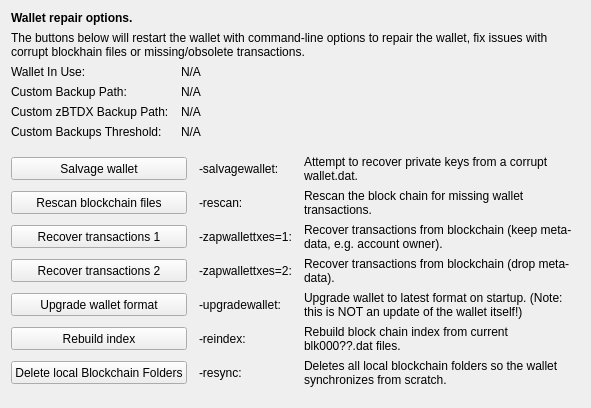
     <widget class="QWidget" name="tab_repair">
      <attribute name="title">
       <string>&amp;Wallet Repair</string>
      </attribute>
      <layout class="QGridLayout" name="gridLayout_4" columnstretch="0,0,0,0">
       <property name="horizontalSpacing">
        <number>12</number>
       </property>
       <item row="0" column="0" colspan="4">
        <widget class="QLabel" name="label_repair_header">
         <property name="font">
          <font>
           <weight>75</weight>
           <bold>true</bold>
          </font>
         </property>
         <property name="text">
          <string>Wallet repair options.</string>
         </property>
        </widget>
       </item>
       <item row="1" column="0" colspan="4">
        <widget class="QLabel" name="label_repair_helptext">
         <property name="font">
          <font>
           <weight>50</weight>
           <bold>false</bold>
          </font>
         </property>
         <property name="text">
          <string>The buttons below will restart the wallet with command-line options to repair the wallet, fix issues with corrupt blockhain files or missing/obsolete transactions.</string>
         </property>
         <property name="wordWrap">
          <bool>true</bool>
         </property>
        </widget>
       </item>
       <item row="2" column="0">
        <widget class="QLabel" name="wallet_path_label">
         <property name="text">
          <string>Wallet In Use:</string>
         </property>
        </widget>
       </item>
       <item row="2" column="1" colspan="3">
        <widget class="QLabel" name="wallet_path">
         <property name="cursor">
          <cursorShape>IBeamCursor</cursorShape>
         </property>
         <property name="text">
          <string>N/A</string>
         </property>
         <property name="textFormat">
          <enum>Qt::PlainText</enum>
         </property>
         <property name="textInteractionFlags">
          <set>Qt::LinksAccessibleByMouse|Qt::TextSelectableByKeyboard|Qt::TextSelectableByMouse</set>
         </property>
        </widget>
       </item>
       <item row="3" column="0">
        <widget class="QLabel" name="wallet_custombackuppath_label">
         <property name="visible">
          <bool>false</bool>
         </property>
         <property name="text">
          <string>Custom Backup Path:</string>
         </property>
        </widget>
       </item>
       <item row="3" column="1" colspan="3">
        <widget class="QLabel" name="wallet_custombackuppath">
         <property name="cursor">
          <cursorShape>IBeamCursor</cursorShape>
         </property>
         <property name="visible">
          <bool>false</bool>
         </property>
         <property name="text">
          <string>N/A</string>
         </property>
         <property name="textFormat">
          <enum>Qt::PlainText</enum>
         </property>
         <property name="textInteractionFlags">
          <set>Qt::LinksAccessibleByMouse|Qt::TextSelectableByKeyboard|Qt::TextSelectableByMouse</set>
         </property>
        </widget>
       </item>
       <item row="4" column="0">
        <widget class="QLabel" name="wallet_customzpivbackuppath_label">
         <property name="visible">
          <bool>false</bool>
         </property>
         <property name="text">
          <string>Custom zBTDX Backup Path:</string>
         </property>
        </widget>
       </item>
       <item row="4" column="1" colspan="3">
        <widget class="QLabel" name="wallet_customzpivbackuppath">
         <property name="cursor">
          <cursorShape>IBeamCursor</cursorShape>
         </property>
         <property name="visible">
          <bool>false</bool>
         </property>
         <property name="text">
          <string>N/A</string>
         </property>
         <property name="textFormat">
          <enum>Qt::PlainText</enum>
         </property>
         <property name="textInteractionFlags">
          <set>Qt::LinksAccessibleByMouse|Qt::TextSelectableByKeyboard|Qt::TextSelectableByMouse</set>
         </property>
        </widget>
       </item>
       <item row="5" column="0">
        <widget class="QLabel" name="wallet_custombackupthreshold_label">
         <property name="visible">
          <bool>false</bool>
         </property>
         <property name="text">
          <string>Custom Backups Threshold:</string>
         </property>
        </widget>
       </item>
       <item row="5" column="1" colspan="3">
        <widget class="QLabel" name="wallet_custombackupthreshold">
         <property name="cursor">
          <cursorShape>IBeamCursor</cursorShape>
         </property>
         <property name="visible">
          <bool>false</bool>
         </property>
         <property name="text">
          <string>N/A</string>
         </property>
         <property name="textFormat">
          <enum>Qt::PlainText</enum>
         </property>
         <property name="textInteractionFlags">
          <set>Qt::LinksAccessibleByMouse|Qt::TextSelectableByKeyboard|Qt::TextSelectableByMouse</set>
         </property>
        </widget>
       </item>
       <item row="6" column="0">
        <spacer name="verticalSpacer_repair1">
         <property name="orientation">
          <enum>Qt::Vertical</enum>
         </property>
         <property name="sizeHint" stdset="0">
          <size>
           <width>10</width>
           <height>10</height>
          </size>
         </property>
        </spacer>
       </item>
       <item row="7" column="0" colspan="2">
        <widget class="QPushButton" name="btn_salvagewallet">
         <property name="minimumSize">
          <size>
           <width>100</width>
           <height>23</height>
          </size>
         </property>
         <property name="text">
          <string>Salvage wallet</string>
         </property>
        </widget>
       </item>
       <item row="7" column="2">
        <widget class="QLabel" name="label_repair_salvage_command">
         <property name="text">
          <string notr="true">-salvagewallet:</string>
         </property>
        </widget>
       </item>
       <item row="7" column="3">
        <widget class="QLabel" name="label_repair_salvage">
         <property name="text">
          <string>Attempt to recover private keys from a corrupt wallet.dat.</string>
         </property>
         <property name="wordWrap">
          <bool>true</bool>
         </property>
        </widget>
       </item>
       <item row="8" column="0" colspan="2">
        <widget class="QPushButton" name="btn_rescan">
         <property name="minimumSize">
          <size>
           <width>100</width>
           <height>23</height>
          </size>
         </property>
         <property name="text">
          <string>Rescan blockchain files</string>
         </property>
        </widget>
       </item>
       <item row="8" column="2">
        <widget class="QLabel" name="label_repair_rescan_command">
         <property name="text">
          <string notr="true">-rescan:</string>
         </property>
        </widget>
       </item>
       <item row="8" column="3">
        <widget class="QLabel" name="label_repair_rescan">
         <property name="text">
          <string>Rescan the block chain for missing wallet transactions.</string>
         </property>
         <property name="wordWrap">
          <bool>true</bool>
         </property>
        </widget>
       </item>
       <item row="9" column="0" colspan="2">
        <widget class="QPushButton" name="btn_zapwallettxes1">
         <property name="minimumSize">
          <size>
           <width>100</width>
           <height>23</height>
          </size>
         </property>
         <property name="text">
          <string>Recover transactions 1</string>
         </property>
        </widget>
       </item>
       <item row="9" column="2">
        <widget class="QLabel" name="label_repair_zap1_command">
         <property name="text">
          <string notr="true">-zapwallettxes=1:</string>
         </property>
        </widget>
       </item>
       <item row="9" column="3">
        <widget class="QLabel" name="label_repair_zap1">
         <property name="text">
          <string>Recover transactions from blockchain (keep meta-data, e.g. account owner).</string>
         </property>
         <property name="wordWrap">
          <bool>true</bool>
         </property>
        </widget>
       </item>
       <item row="10" column="0" colspan="2">
        <widget class="QPushButton" name="btn_zapwallettxes2">
         <property name="minimumSize">
          <size>
           <width>100</width>
           <height>23</height>
          </size>
         </property>
         <property name="text">
          <string>Recover transactions 2</string>
         </property>
        </widget>
       </item>
       <item row="10" column="2">
        <widget class="QLabel" name="label_repair_zap2_command">
         <property name="text">
          <string notr="true">-zapwallettxes=2:</string>
         </property>
        </widget>
       </item>
       <item row="10" column="3">
        <widget class="QLabel" name="label_repair_zap2">
         <property name="text">
          <string>Recover transactions from blockchain (drop meta-data).</string>
         </property>
         <property name="wordWrap">
          <bool>true</bool>
         </property>
        </widget>
       </item>
       <item row="11" column="0" colspan="2">
        <widget class="QPushButton" name="btn_upgradewallet">
         <property name="minimumSize">
          <size>
           <width>100</width>
           <height>23</height>
          </size>
         </property>
         <property name="text">
          <string>Upgrade wallet format</string>
         </property>
        </widget>
       </item>
       <item row="11" column="2">
        <widget class="QLabel" name="label_repair_upgrade_command">
         <property name="text">
          <string notr="true">-upgradewallet:</string>
         </property>
        </widget>
       </item>
       <item row="11" column="3">
        <widget class="QLabel" name="label_repair_upgrade">
         <property name="text">
          <string>Upgrade wallet to latest format on startup. (Note: this is NOT an update of the wallet itself!)</string>
         </property>
         <property name="wordWrap">
          <bool>true</bool>
         </property>
        </widget>
       </item>
       <item row="12" column="0" colspan="2">
        <widget class="QPushButton" name="btn_reindex">
         <property name="minimumSize">
          <size>
           <width>100</width>
           <height>23</height>
          </size>
         </property>
         <property name="text">
          <string>Rebuild index</string>
         </property>
        </widget>
       </item>
       <item row="12" column="2">
        <widget class="QLabel" name="label_repair_reindex_command">
         <property name="text">
          <string notr="true">-reindex:</string>
         </property>
        </widget>
       </item>
       <item row="12" column="3">
        <widget class="QLabel" name="label_repair_reindex">
         <property name="text">
          <string>Rebuild block chain index from current blk000??.dat files.</string>
         </property>
         <property name="wordWrap">
          <bool>true</bool>
         </property>
        </widget>
       </item>
       <item row="13" column="0" colspan="2">
        <widget class="QPushButton" name="btn_resync">
         <property name="minimumSize">
          <size>
           <width>100</width>
           <height>23</height>
          </size>
         </property>
         <property name="text">
          <string>Delete local Blockchain Folders</string>
         </property>
        </widget>
       </item>
       <item row="13" column="2">
        <widget class="QLabel" name="label_repair_resync_command">
         <property name="text">
          <string>-resync:</string>
         </property>
        </widget>
       </item>
       <item row="13" column="3">
        <widget class="QLabel" name="label_repair_resync">
         <property name="text">
          <string>Deletes all local blockchain folders so the wallet synchronizes from scratch.</string>
         </property>
         <property name="wordWrap">
          <bool>true</bool>
         </property>
        </widget>
       </item>
       <item row="14" column="0">
        <spacer name="verticalSpacer_repair2">
         <property name="orientation">
          <enum>Qt::Vertical</enum>
         </property>
         <property name="sizeHint" stdset="0">
          <size>
           <width>20</width>
           <height>10</height>
          </size>
         </property>
        </spacer>
       </item>
      </layout>
     </widget>
